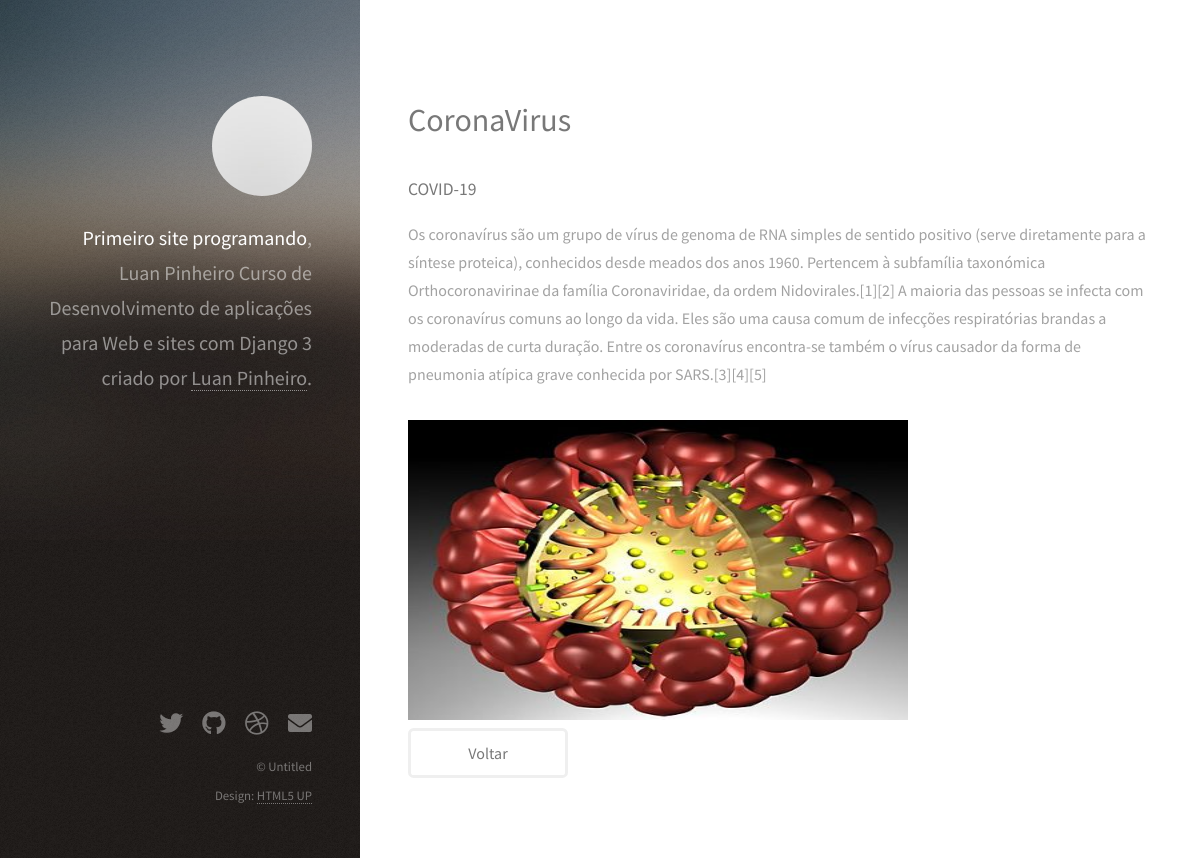
The page /blog/post/8/ on the database its author committed.
### website/models.py (models this page shows, shortened)
class Post(models.Model):
    title = models.CharField(max_length=100)
    sub_title = models.CharField(max_length=200)
    content = models.TextField()
    categories = models.CharField(
        max_length=2,
        choices=Categorias.choices,
        default=Categorias.GR,
    )
    deleted = models.BooleanField(default=True)
    imagem = models.ImageField(upload_to='posts', null=True, blank=True)
    def full_name(self):
        return self.title + self.sub_title
    full_name.admin_order_field = 'title'

### website/views.py (the view)
# urls.py: path('post/<int:id>/', post_detail, name='post_detail'),
def post_detail(request,id):
    post= Post.objects.get(id=id)
    return render(request, 'post_detail.html', {'post': post})

### website/templates/post_detail.html (shortened to what this page needs)
{% load static %}
<!DOCTYPE HTML>
<html>
	<head>
		<link rel="stylesheet" href="{% static 'assets/css/main.css' %}" />
	</head>
	<body class="is-preload">
			<header id="header">
				<div class="inner">
					<a href="#" class="image avatar"><img src="{% static 'images/avatar.jpg' %}" alt="" /></a>
					<h1><strong>Primeiro site programando</strong>, Luan Pinheiro<br />
					Curso de Desenvolvimento de aplicações para Web e sites com Django 3<br />
					criado por <a href="http://lattes.cnpq.br/1113508272112365">Luan Pinheiro</a>.</h1>
				</div>
			</header>
			<div id="main">
					<section id="one">
						<header class="major">
                            <h2>{{ post.title }}</h2>
                            <h4>{{ post.sub_title }}</h4>
						</header>
						<p>{{ post.content }}</p>
						<img src= "{{ post.imagem.url }}" alt="" width="500px" height="300px">
						<ul class="actions">
							<li><a href="{% url 'home_blog' %}" class="button">Voltar </a></li>
						</ul>
					</section>
			</div>
			<footer id="footer">
				<div class="inner">
					<ul class="icons">
						<li><a href="#" class="icon brands fa-twitter"><span class="label">Twitter</span></a></li>
						<li><a href="#" class="icon brands fa-github"><span class="label">Github</span></a></li>
						<li><a href="#" class="icon brands fa-dribbble"><span class="label">Dribbble</span></a></li>
						<li><a href="#" class="icon solid fa-envelope"><span class="label">Email</span></a></li>
					</ul>
					<ul class="copyright">
						<li>&copy; Untitled</li><li>Design: <a href="http://html5up.net">HTML5 UP</a></li>
					</ul>
				</div>
			</footer>
	</body>
</html>

### rows shown on the page
Post: title "CoronaVirus", sub_title "COVID-19", content "Os coronavírus são um grupo de vírus de genoma de RNA simples de sentido positivo (serve diretamente para a síntese proteica), conhecidos desde meados dos anos 1960. Pertencem à subfamília taxonómica Orthocoronavirinae da família Coronaviridae, da ordem Nidovirales.[1][2] A maioria das pessoas se infecta com os coronavírus comuns ao longo da vida. Eles são uma causa comum de infecções respiratórias brandas a moderadas de curta duração. Entre os coronavírus encontra-se também o vírus causador da forma de pneumonia atípica grave conhecida por SARS.[3][4][5]", imagem (picture)
